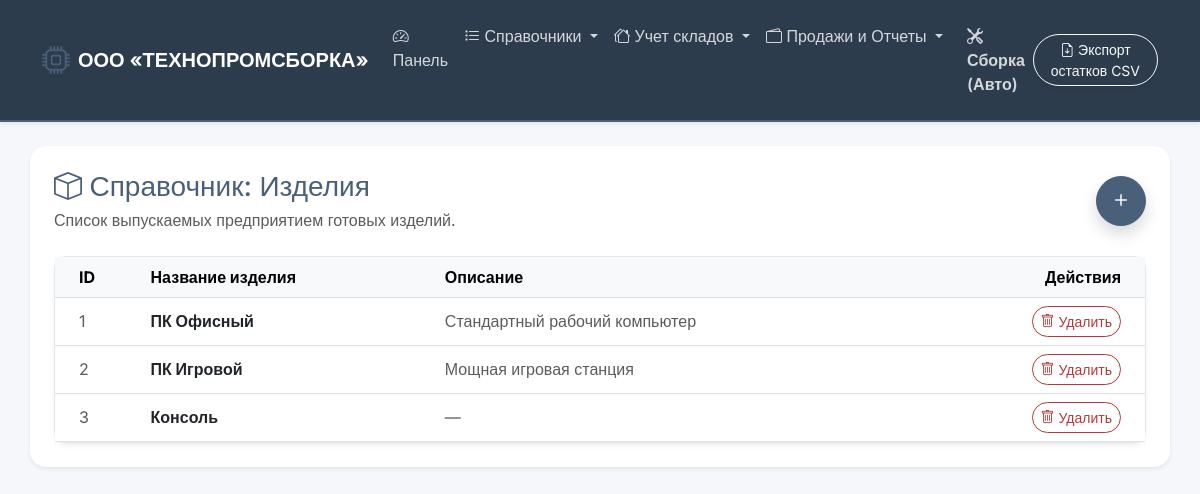
/products, run on an earlier commit of the app's database.
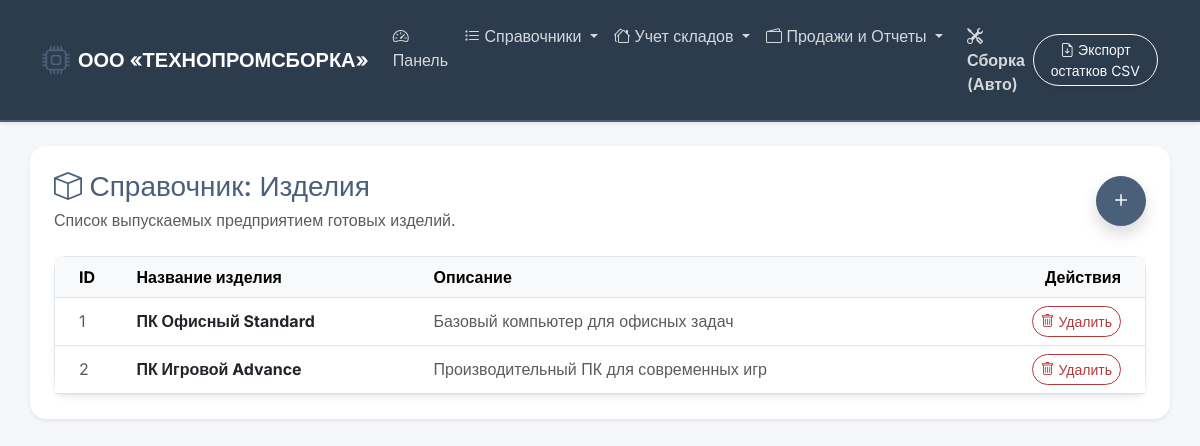
And on a later commit of the database.
### tables this page shows
CREATE TABLE product_type (
        id_product_type INTEGER PRIMARY KEY AUTOINCREMENT,
        name TEXT NOT NULL UNIQUE,
        description TEXT
    );

### app.py (the view)
@app.route('/products', methods=['GET', 'POST'])
def products():
    conn = get_db_connection()
    if request.method == 'POST':
        conn.execute('INSERT INTO product_type (name, description) VALUES (?, ?)', (request.form['name'], request.form['description']))
        conn.commit()
        flash('Новое изделие успешно добавлено!', 'success')
        return redirect(url_for('products'))
    data = conn.execute('SELECT * FROM product_type').fetchall()
    conn.close()
    return render_template('products.html', data=data)

### app.py (called while the page is built)
def get_db_connection():
    conn = sqlite3.connect('database.db')
    conn.row_factory = sqlite3.Row
    return conn

### templates/products.html (shortened to what this page needs)
{% extends 'base.html' %}
{% block content %}
<div class="d-flex justify-content-between align-items-center mb-4">
    <div>
        <h3 class="mb-1 text-primary"><i class="bi bi-box"></i> Справочник: Изделия</h3>
        <p class="text-muted mb-0">Список выпускаемых предприятием готовых изделий.</p>
    </div>
    <button class="btn btn-primary rounded-circle shadow" data-bs-toggle="modal" data-bs-target="#addProductModal" style="width: 50px; height: 50px; font-size: 24px; line-height: 1;">
        <i class="bi bi-plus"></i>
    </button>
</div>
<div class="card border-0 shadow-sm">
    <div class="card-body p-0">
        <div class="table-responsive">
            <table class="table table-hover align-middle mb-0">
                <thead class="table-light text-secondary">
                    <tr>
                        <th class="ps-4">ID</th>
                        <th>Название изделия</th>
                        <th>Описание</th>
                        <th class="text-end pe-4">Действия</th>
                    </tr>
                </thead>
                <tbody>
                    {% for row in data %}
                    <tr>
                        <td class="ps-4 text-muted">{{ row.id_product_type }}</td>
                        <td><strong>{{ row.name }}</strong></td>
                        <td class="text-muted">{{ row.description or '—' }}</td>
                        <td class="text-end pe-4">
                            <a href="/delete_product/{{ row.id_product_type }}" class="btn btn-sm btn-outline-danger rounded-pill" onclick="return confirm('Удалить это изделие и его связи?');">
                                <i class="bi bi-trash"></i> Удалить
                            </a>
                        </td>
                    </tr>
                    {% else %}
                    <tr>
                        <td colspan="4" class="text-center py-4 text-muted">Изделий пока нет в справочнике. Нажмите "+", чтобы добавить.</td>
                    </tr>
                    {% endfor %}
                </tbody>
            </table>
        </div>
    </div>
</div>
{% endblock %}

What changed in the data, as far as the page shows it:
removed product_type: id_product_type "3", name "Консоль", description "—"
changed product_type id 1: name "ПК Офисный" → "ПК Офисный Standard"; description "Стандартный рабочий компьютер" → "Базовый компьютер для офисных задач"
changed product_type id 2: name "ПК Игровой" → "ПК Игровой Advance"; description "Мощная игровая станция" → "Производительный ПК для современных игр"
